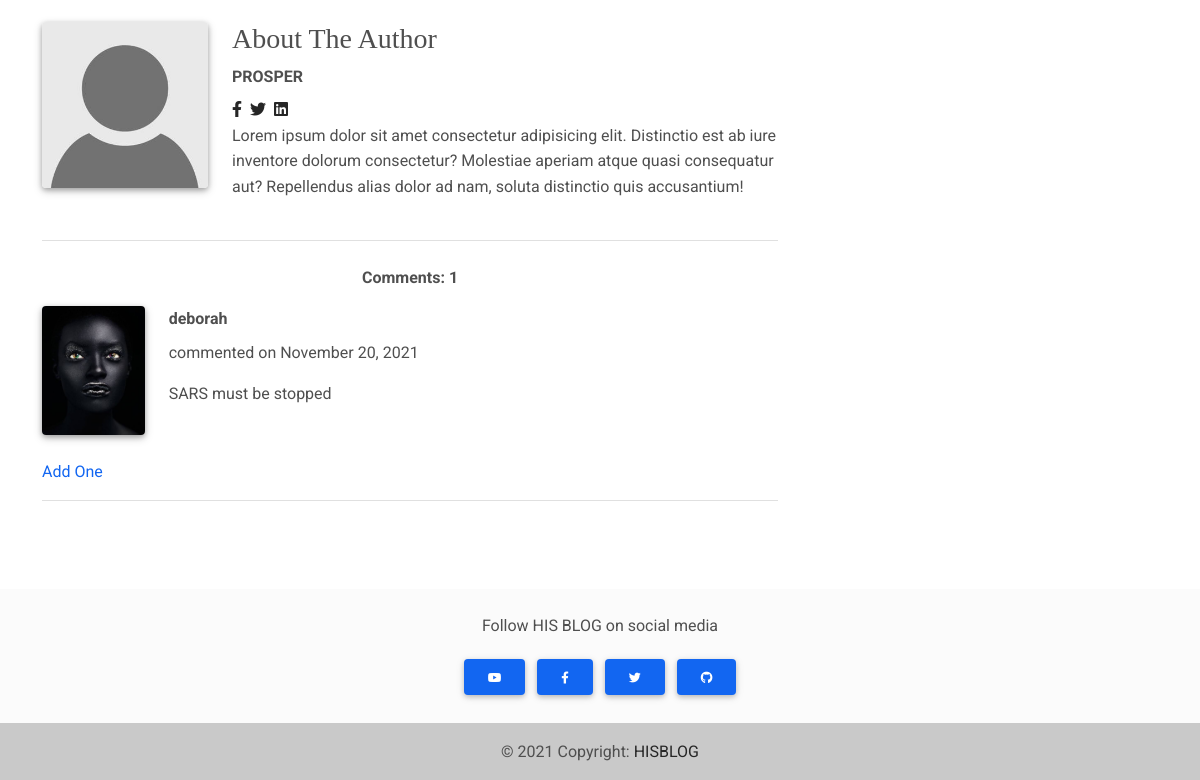
Before: /post/11/ (lower part) with the older database file.
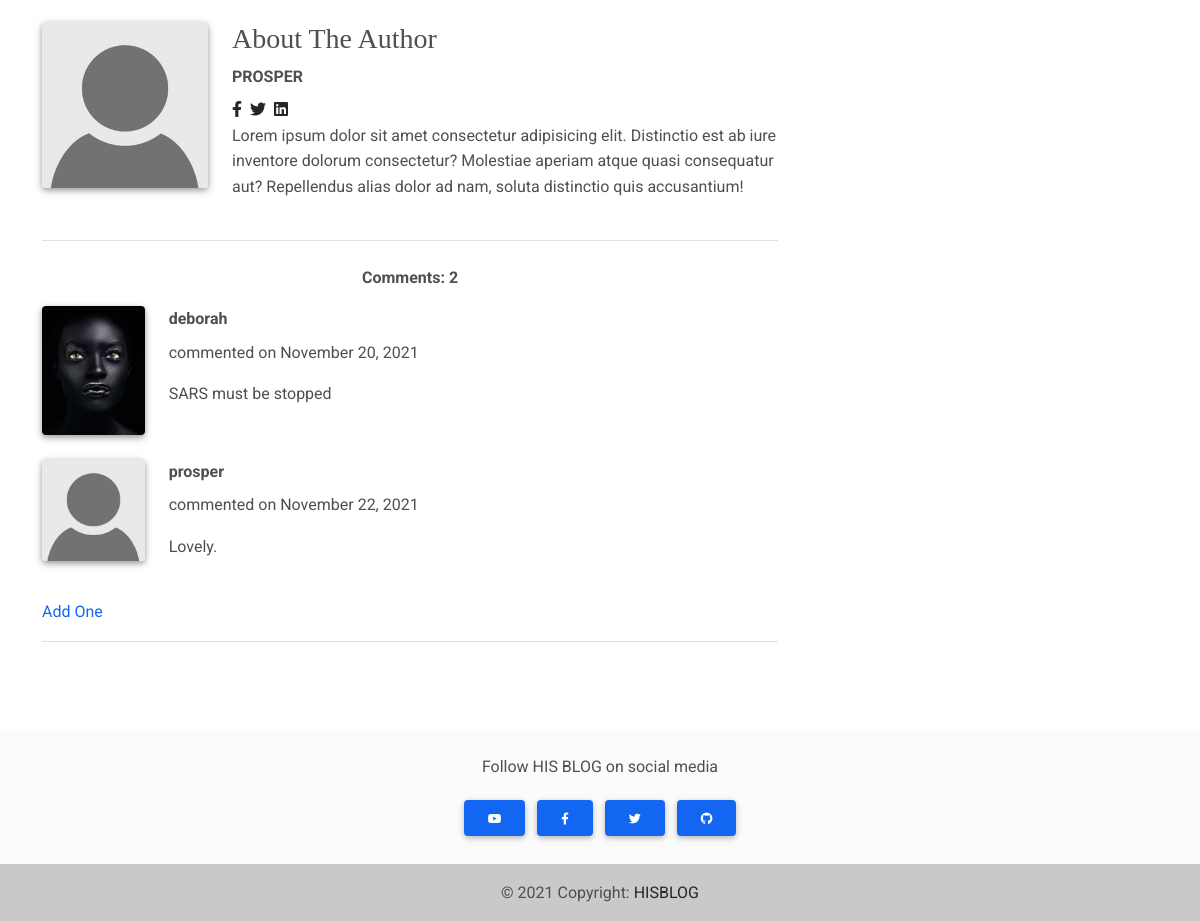
After: the same page with the newer database file.
### blog/models.py (models this page shows, shortened)
class Post(models.Model):
    title = models.CharField(max_length=200)
    content = models.TextField(help_text="Be Expressive")
    date_posted = models.DateTimeField(default=timezone.now)
    author = models.ForeignKey(User, on_delete=models.CASCADE)
    category = models.CharField(choices=CATEGORY_CHOICES, max_length=2)
    label = models.CharField(choices=LABEL_CHOICES, max_length=1)
    post_choices = models.CharField(choices=POST_CHOICES, max_length=1)
    image = models.ImageField(default="newpost.jpg", upload_to="default_pics")
    likes = models.ManyToManyField(User, related_name="blog_posts")
    def total_likes(self):
        return self.likes.count()

class Comment(models.Model):
    post = models.ForeignKey(Post, related_name="comments", on_delete=models.CASCADE)
    name = models.ForeignKey(User, on_delete=models.CASCADE)
    body = models.TextField('Enter your commment...')
    date_added = models.DateTimeField(auto_now_add=True)

### users/models.py (models this page shows, shortened)
class Profile(models.Model):
    user = models.OneToOneField(User, on_delete=models.CASCADE)
    image = models.ImageField(default="user.jpg", upload_to='profile_pics')

### blog/views.py (the view)
# urls.py: path("post/<int:pk>/", PostDetailView.as_view(), name="post_detail" ),
class PostDetailView(DetailView):
    model = Post
    def get_context_data(self, *args, **kwargs):
        context = super(PostDetailView, self).get_context_data()
        stuff = get_object_or_404(Post, id=self.kwargs['pk'])
        total_likes = stuff.total_likes()
        liked = False
        if stuff.likes.filter(id=self.request.user.id).exists():
            liked = True
        context["total_likes"] = total_likes
        context["liked"] = liked
        return context

### blog/templates/blog/post_detail.html (shortened to what this page needs)
{% load static %}
{% load social_share %}
<!DOCTYPE html>
<html lang="en">
<head>
    <link rel="stylesheet" href="https://use.fontawesome.com/releases/v5.11.2/css/all.css" />
    <link rel="stylesheet" href="{% static 'users/css2/mdb.min.css' %}" />
    <link rel="stylesheet" href="{% static 'users/css2/style.css' %}" />
</head>
<body>
  <main class="mt-4 mb-5">
    <div class="container">
      <div class="row">
        <div class="col-md-8 mb-4">
          <section class="border-bottom mb-4 pb-4">
            <div class="row">
              <div class="col-3">
                  <img src="{{ object.author.profile.image.url }}"
                  class="img-fluid shadow-1-strong rounded" alt="" />
              </div>
              <div class="col-9">
                <h3 style="font-family: Georgia, 'Times New Roman', Times, serif;">About The Author</h3>
                <p class="mb-2" style="text-transform: uppercase;"><strong>{{ object.author }}</strong></p>
                <a href="" class="text-dark"><i class="fab fa-facebook-f me-1"></i></a>
                <a href="" class="text-dark"><i class="fab fa-twitter me-1"></i></a>
                <a href="" class="text-dark"><i class="fab fa-linkedin me-1"></i></a>
                <p>
                  Lorem ipsum dolor sit amet consectetur adipisicing elit. Distinctio est ab iure
                  inventore dolorum consectetur? Molestiae aperiam atque quasi consequatur aut?
                  Repellendus alias dolor ad nam, soluta distinctio quis accusantium!
                </p>
              </div>
            </div>
          </section>
          <section class="border-bottom mb-3">
            <p class="text-center"><strong>Comments: {{ object.comments.count }}</strong></p>
            {% if not post.comments.all %}
            <p>No comment yet <a href="{% url 'post_comments' post.pk %}"><i class="fas fa-comment"></i></a></p>
            {% else %}
            {% for comment in post.comments.all %}
            <div class="row mb-4">
              <div class="col-2">
                <img src="{{ comment.name.profile.image.url }}"
                  class="img-fluid shadow-1-strong rounded" alt="" />
              </div>
              <div class="col-10">
                <p class="mb-2"><strong>{{ comment.name }}</strong></p>
                <p>commented on {{ comment.date_added|date:"F d, Y" }}</p>
                <p>
                  {{ comment.body }}
                </p>
              </div>
            </div>
            {% endfor %}
            <p><a href="{% url 'post_comments' post.pk %}">Add One</a></p>
            {% endif %}
          </section>
        </div>
        <div class="col-md-4 mb-4">
        </div>
      </div>
    </div>
  </main>
  <footer class="bg-light text-lg-start">
    <div class="text-center py-4 align-items-center">
      <p>Follow HIS BLOG on social media</p>
      <a href="https://www.youtube.com/channel/UC5CF7mLQZhvx8O5GODZAhdA" class="btn btn-primary m-1" role="button"
        rel="nofollow" target="_blank">
        <i class="fab fa-youtube"></i>
      </a>
      <a href="https://www.facebook.com/mdbootstrap" class="btn btn-primary m-1" role="button" rel="nofollow"
        target="_blank">
        <i class="fab fa-facebook-f"></i>
      </a>
      <a href="https://twitter.com/MDBootstrap" class="btn btn-primary m-1" role="button" rel="nofollow"
        target="_blank">
        <i class="fab fa-twitter"></i>
      </a>
      <a href="https://github.com/mdbootstrap/mdb-ui-kit" class="btn btn-primary m-1" role="button" rel="nofollow"
        target="_blank">
        <i class="fab fa-github"></i>
      </a>
    </div>
    <div class="text-center p-3" style="background-color: rgba(0, 0, 0, 0.2);">
      © 2021 Copyright:
      <a class="text-dark" href="https://mdbootstrap.com/">HISBLOG</a>
    </div>
  </footer>
</body>
</html>

Changed rows visible on the page:
computed for Post "PROSPER": comments.count "1" → "2"
added Comment: name.profile.image (placeholder picture), name "prosper", date_added "November 22, 2021", body "Lovely."
